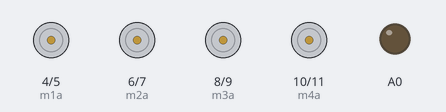
The sketch below on a simulated Arduino Uno, built with avr-gcc and run on an emulated ATmega328P. Shown: motor-driver pin pairs drawn as motors (green arrow = first pin HIGH = forward, orange = second pin HIGH = backward, longer = more drive), output pins drawn as LEDs (lit = HIGH).

Above: at 0.05 s.
At 2.75 s:
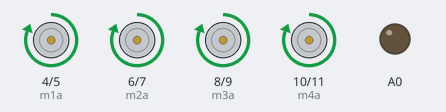
Timing chart, 0 to 3.0 s (numbered marks = the images above):
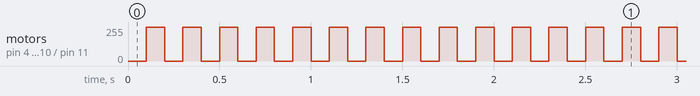

The sketch:

car2.ino
```cpp
const int trigPin = 2;
const int echoPin = 3;
int count;
int m1a = 4;
int m1b = 5;
int m2a = 6;
int m2b = 7;
int m3a = 8;
int m3b = 9;
int m4a = 10;
int m4b = 11;
char val;
int a;
void setup()
{
Serial.begin(9600);
pinMode(A0,OUTPUT);
pinMode(trigPin, OUTPUT);
pinMode(echoPin, INPUT);
pinMode(m1a, OUTPUT);  // Digital pin 10 set as output Pin
pinMode(m1b, OUTPUT);  // Digital pin 11 set as output Pin
pinMode(m2a, OUTPUT);  // Digital pin 12 set as output Pin
pinMode(m2b, OUTPUT);  // Digital pin 13 set as output Pin
pinMode(m3a, OUTPUT);  // Digital pin 10 set as output Pin
pinMode(m3b, OUTPUT);  // Digital pin 11 set as output Pin
pinMode(m4a, OUTPUT);  // Digital pin 12 set as output Pin
pinMode(m4b, OUTPUT);  // Digital pin 13 set as output Pin
Serial.begin(9600);
}


void loop()
{

while(count<=50)
 {
    digitalWrite(m1a, LOW);
    digitalWrite(m1b, LOW);
    digitalWrite(m2a, LOW);
    digitalWrite(m2b, LOW);
    digitalWrite(m3a, LOW);
    digitalWrite(m3b, LOW);
    digitalWrite(m4a, LOW);
    digitalWrite(m4b, LOW);
    delay(100);
    digitalWrite(m1a, HIGH);
      digitalWrite(m1b, LOW);
      digitalWrite(m2a, HIGH);
      digitalWrite(m2b, LOW);
      digitalWrite(m3a, HIGH);
      digitalWrite(m3b, LOW);
      digitalWrite(m4a, HIGH);
      digitalWrite(m4b, LOW);
      delay(100);//5000 = 5000/100 = 50
      count++;


/*  digitalWrite(m1a, HIGH);
      digitalWrite(m1b, LOW);
      digitalWrite(m2a, HIGH);
      digitalWrite(m2b, LOW);
      digitalWrite(m3a, HIGH);
      digitalWrite(m3b, LOW);
      digitalWrite(m4a, HIGH);
      digitalWrite(m4b, LOW);
      //delay(2000);
  */
}
}
```

Measured:
- by itself, motor on pin 4 (m1a) / pin 5 (m1b), motor on pin 6 (m2a) / pin 7 (m2b), motor on pin 8 (m3a) / pin 9 (m3b), motor on pin 10 (m4a) / pin 11 (m4b): alternates forward 255/255 for 0.10 s and stopped for 0.10 s, 101 changes in all, then stays forward 255/255
